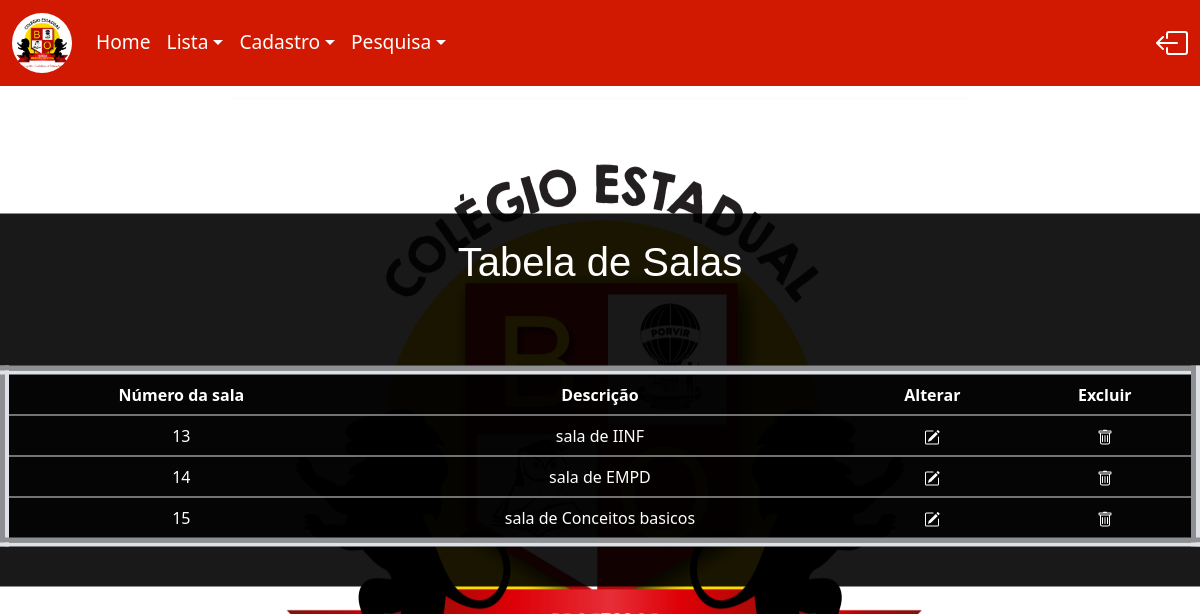
/PHP_S/lista.php, run on the app's committed database.
### tables this page shows
CREATE TABLE IF NOT EXISTS `sala` (
  `Num_Sala` int(11) NOT NULL,
  `dsc` varchar(100) NOT NULL,
  PRIMARY KEY (`Num_Sala`)
);

### PHP_S/lista.php (the view, shortened to what this page needs)
<!DOCTYPE html>
<html lang="en">
<head>
    <link href="https://cdn.jsdelivr.net/npm/bootstrap@5.2.1/dist/css/bootstrap.min.css" rel="stylesheet">
    <link href="https://getbootstrap.com/docs/5.2/assets/css/docs.css" rel="stylesheet">
    <link rel="stylesheet" href="../CSS/desing.css">
    <link rel="stylesheet" href="../css/home.css">
</head>
<body>
</body>
</html>
<?php
        require_once('../Inicial_PHP/home.php');
        echo nav();
?>
<!DOCTYPE html>
<html lang="pt-br">
<head>
    <link rel="stylesheet" href="../CSS/desing.css">
</head>
<body>
    <div class="snick">
        <h1> Tabela de Salas </h1>
        <br><br><br>
        <table border= 9 class="table text-white table-bg">
            <thead>
                <tr>
                <th scope="col"> Número da sala </th>
                <th scope="col"> Descrição </th>
                <th scope="col"> Alterar </th>
                <th scope="col"> Excluir </th>
                </tr>
            </thead>
            <tbody>
                <?php
                    include_once('conexao.php');
                    $sql = "select * from sala";
                    $result = mysqli_query($conn, $sql);
                    while ($row = mysqli_fetch_array ($result)){
                        echo "<tr>";
                        echo "<td>" . $row['Num_Sala'] . "</td>";
                        echo "<td>" . $row['dsc'] . "</td>";
                        echo "<td>";
                        echo "<a href=\"altera.php?id=".$row['Num_Sala'] . "\"><svg xmlns='http://www.w3.org/2000/svg' width='16' height='16' fill='currentColor' class='bi bi-pencil-square' viewBox='0 0 16 16'>
                        <path d='M15.502 1.94a.5.5 0 0 1 0 .706L14.459 3.69l-2-2L13.502.646a.5.5 0 0 1 .707 0l1.293 1.293zm-1.75 2.456-2-2L4.939 9.21a.5.5 0 0 0-.121.196l-.805 2.414a.25.25 0 0 0 .316.316l2.414-.805a.5.5 0 0 0 .196-.12l6.813-6.814z'/>
                        <path fill-rule='evenodd' d='M1 13.5A1.5 1.5 0 0 0 2.5 15h11a1.5 1.5 0 0 0 1.5-1.5v-6a.5.5 0 0 0-1 0v6a.5.5 0 0 1-.5.5h-11a.5.5 0 0 1-.5-.5v-11a.5.5 0 0 1 .5-.5H9a.5.5 0 0 0 0-1H2.5A1.5 1.5 0 0 0 1 2.5v11z'/>
                      </svg></a>";
                        echo "</td>";
                        echo "<td>";
                        echo "<a href=\"deletar.php?id=".$row['Num_Sala'] . "\"><svg xmlns='http://www.w3.org/2000/svg' width='16' height='16' fill='currentColor' class='bi bi-trash' viewBox='0 0 16 16'>
                        <path d='M5.5 5.5A.5.5 0 0 1 6 6v6a.5.5 0 0 1-1 0V6a.5.5 0 0 1 .5-.5zm2.5 0a.5.5 0 0 1 .5.5v6a.5.5 0 0 1-1 0V6a.5.5 0 0 1 .5-.5zm3 .5a.5.5 0 0 0-1 0v6a.5.5 0 0 0 1 0V6z'/>
                        <path fill-rule='evenodd' d='M14.5 3a1 1 0 0 1-1 1H13v9a2 2 0 0 1-2 2H5a2 2 0 0 1-2-2V4h-.5a1 1 0 0 1-1-1V2a1 1 0 0 1 1-1H6a1 1 0 0 1 1-1h2a1 1 0 0 1 1 1h3.5a1 1 0 0 1 1 1v1zM4.118 4 4 4.059V13a1 1 0 0 0 1 1h6a1 1 0 0 0 1-1V4.059L11.882 4H4.118zM2.5 3V2h11v1h-11z'/>
                      </svg></a>";
                        echo "</td>";
                        echo "</tr>";
                    }
                    echo "</table>";
                ?>
    </div>
</body>
</html>

### CSS/desing.css (style rules this page uses)
body { background-color: #fff; }
.snick { background-color: rgba(0, 0, 0, 0.9); position: absolute; top: 50%; left: 50%; transform: translate(-50%, -50%); padding: 2%; border-radius: 15px; color: #fff; }
h1 { font-family: Arial, Helvetica, sans-serif; color: white; text-align: center; }
a { position: relative; color:white; }

### CSS/home.css (style rules this page uses)
body { background-image: url('../Imagens/c.png'); background-repeat: no-repeat; background-position-x: 50%; background-position-y: -15%; }

### PHP_S/lista.php (style rules this page uses)
.table-bg { background: rgba(0,0,0,0.8); border-radius: 15px 15px 0 0; text-align: center; width: 1200px; }

### data on the page
sala: Num_Sala "13", dsc "sala de IINF"
sala: Num_Sala "14", dsc "sala de EMPD"
sala: Num_Sala "15", dsc "sala de Conceitos basicos"
